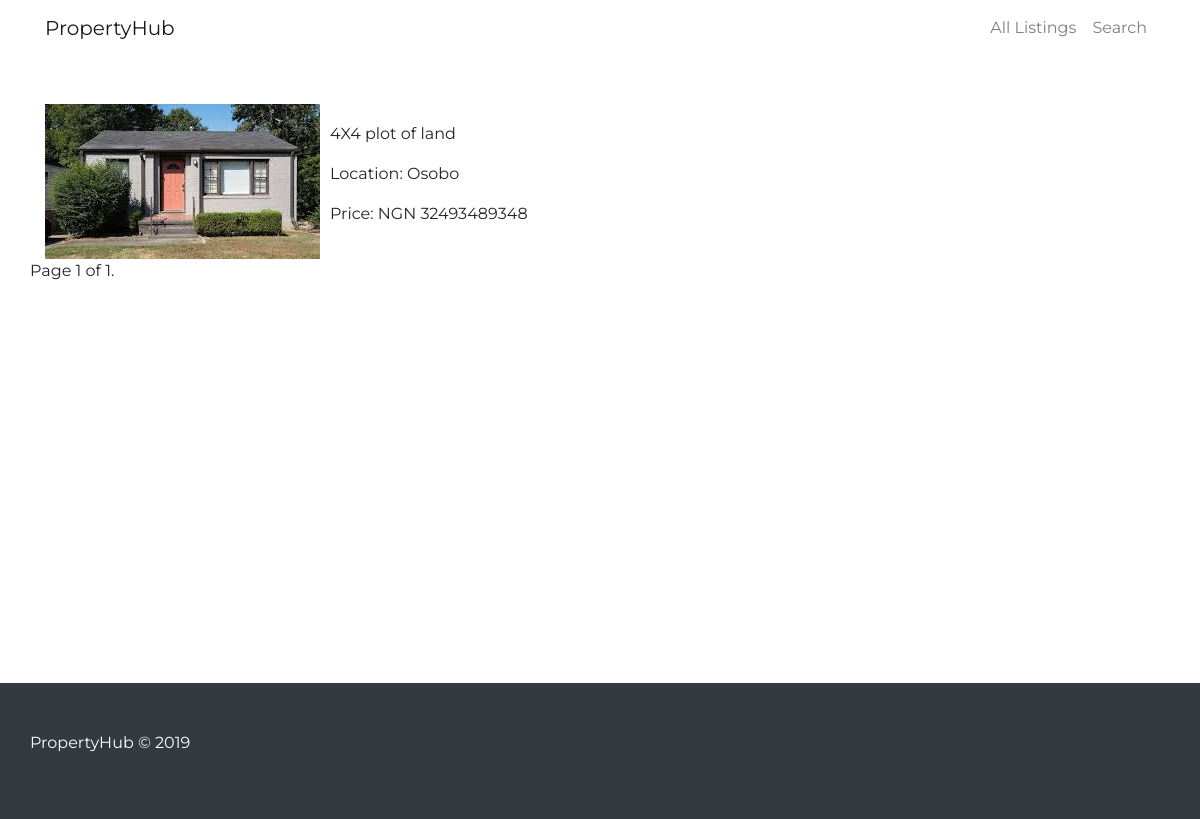
Before: /property/all with the older database file.
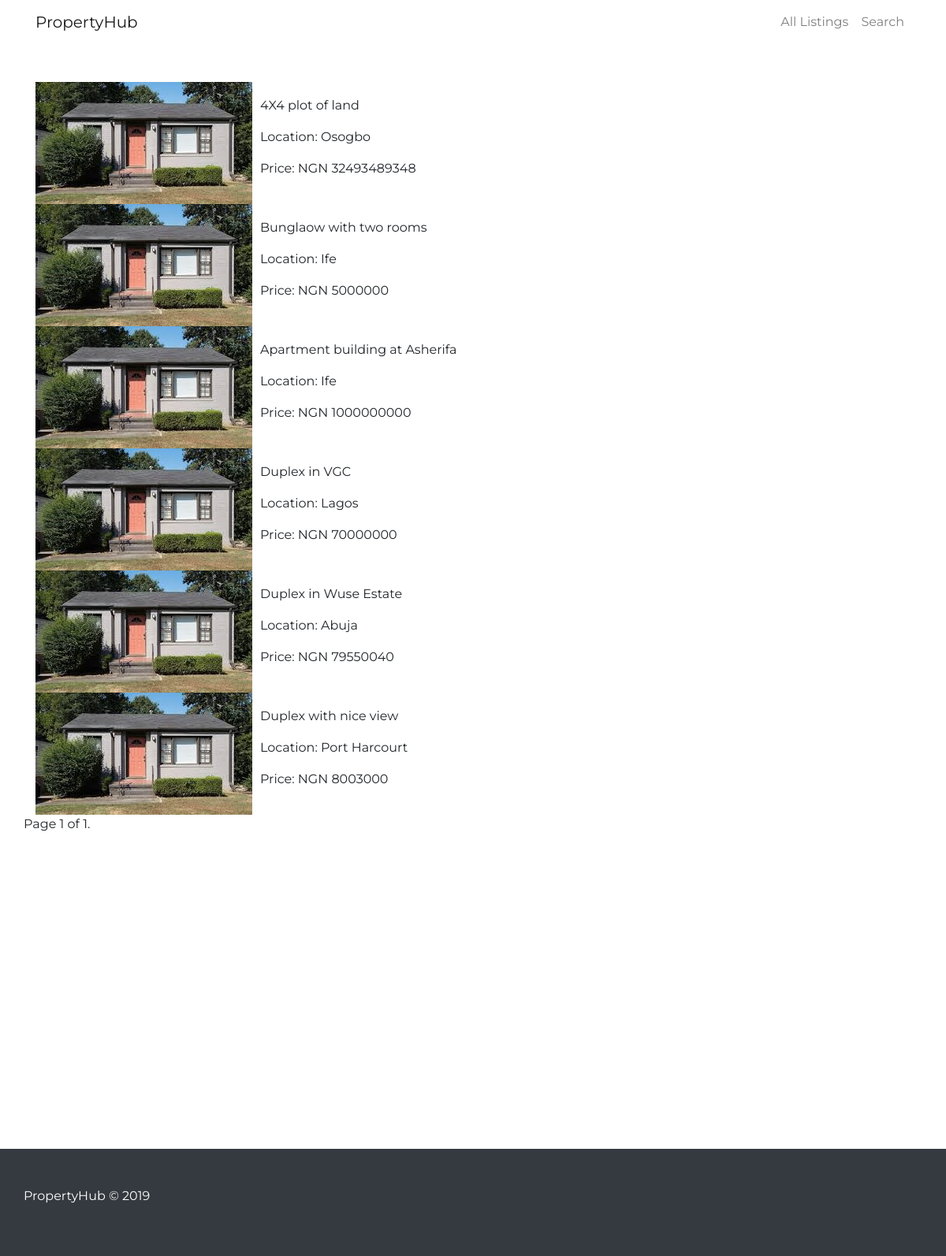
After: the same page with the newer database file.
### main/models.py (models this page shows, shortened)
class Property(models.Model):
    name = models.CharField(max_length=100)
    place = models.ForeignKey('Location',on_delete=models.CASCADE)
    image=models.ImageField(upload_to='img',blank=True,null=True)
    filename=models.SlugField(max_length=30)
    cost=models.IntegerField()
    property_type= models.CharField(max_length=15, choices=PROPERTY_TYPES)
    description=models.CharField(max_length=700)

class Location(models.Model):
    name = models.CharField(max_length=30)

### main/views.py (the view)
# urls.py: path('property/all', main_views.all_property,name='all_property'),
def all_property(request):
    property_=Property.objects.all()
    paginator = Paginator(property_, 25) # Show 25 contacts per page
    page = request.GET.get('page')
    assets = paginator.get_page(page)
    return render(request, 'all_property.html', {'property': assets})

### templates/all_property.html (shortened to what this page needs)
{% extends 'base.html' %}
{% block content %}
{% if property %}
{% for result in property %}
<div class="col-sm-3">
  <img class="" src="/static/img/2.jpg" alt="Card image cap">
</div>
<div class="col-sm-9">
<p>{{ result.name }}  </p>
<p>Location: {{ result.place.name }}  </p>
<p>Price: NGN {{result.cost}}   </p>
</div>
{% endfor %}
<div class="pagination">
    <span class="step-links">
        <span class="current">
            Page {{ property.number }} of {{ property.paginator.num_pages }}.
        </span>
    </span>
</div>
{% else %}
<p></p>
{% endif %}
{% endblock content %}

### templates/base.html (shortened to what this page needs)
{% load humanize %}
<!DOCTYPE html>
<html lang="en">
<head>
    <link href="/static/css/main.css" media="screen" rel="stylesheet">
     <link href="/static/css/bootstrap.min.css" media="screen" rel="stylesheet">
     <link href="https://stackpath.bootstrapcdn.com/font-awesome/4.7.0/css/font-awesome.min.css" media="screen" rel="stylesheet">
    </head>
    <body>
    <nav class="navbar navbar-expand-lg navbar-light" >
          <div class="container"><a href="{% url 'homepage'  %}" class="navbar-brand">PropertyHub</a>
            <div class="collapse navbar-collapse" id="globalNavbar">
              <ul class="navbar-nav ml-auto order-1">
                <li class="nav-item"><a class="nav-link" href="{% url 'all_property'  %}">All Listings</a></li>
                                  <li class="nav-item"><a class="nav-link" href="{% url 'search'  %}">Search</a></li>
                                              </ul>
                          </div>
          </div>
        </nav>
<main id="main" >
                          <section class="section ">
                            <div class="container  ">
                            <div class="row align-items-center justify-content-between my-5 ">
{% block content %}
{% endblock %}
   </div>
    </div>
        </section>
<section class=" bg-dark py-5 head-gap">
 <div class="container text-white">
<div class="row text-center">
<p>PropertyHub &copy 2019</p>
 </div>
</section>
        </main>
</body>
</html>

### static/css/main.css (style rules this page uses)
* { font-family:Montserrat,Sans-serif; }

### templates/base.html (style rules this page uses)
.head-gap { margin-top:400px; }

Changed rows visible on the page:
changed through a linked row, Property "4X4 plot of land": place.name "Osobo" → "Osogbo"
added Property: name "Bunglaow with two rooms", place.name "Ife", cost "5000000"
added Property: name "Apartment building at Asherifa", place.name "Ife", cost "1000000000"
added Property: name "Duplex in VGC", place.name "Lagos", cost "70000000"
added Property: name "Duplex in Wuse Estate", place.name "Abuja", cost "79550040"
added Property: name "Duplex with nice view", place.name "Port Harcourt", cost "8003000"
